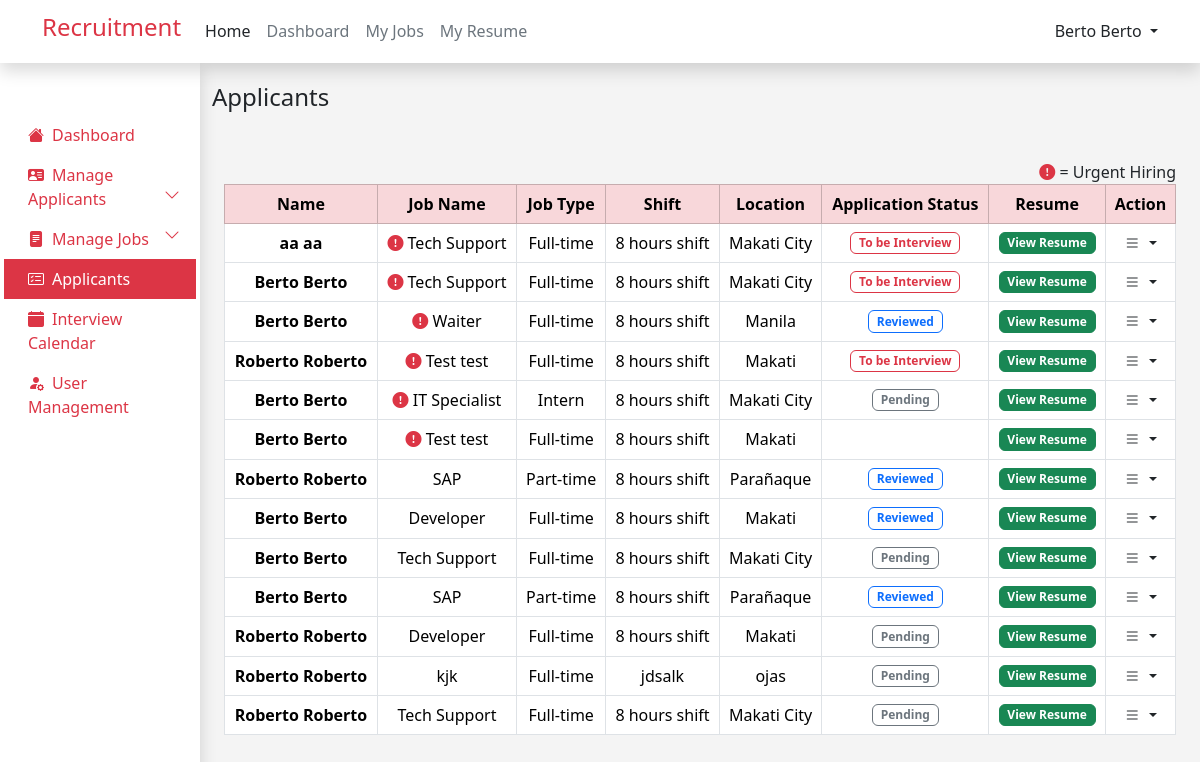
/admin/applicants.php (signed in), run on an earlier commit of the app's database.
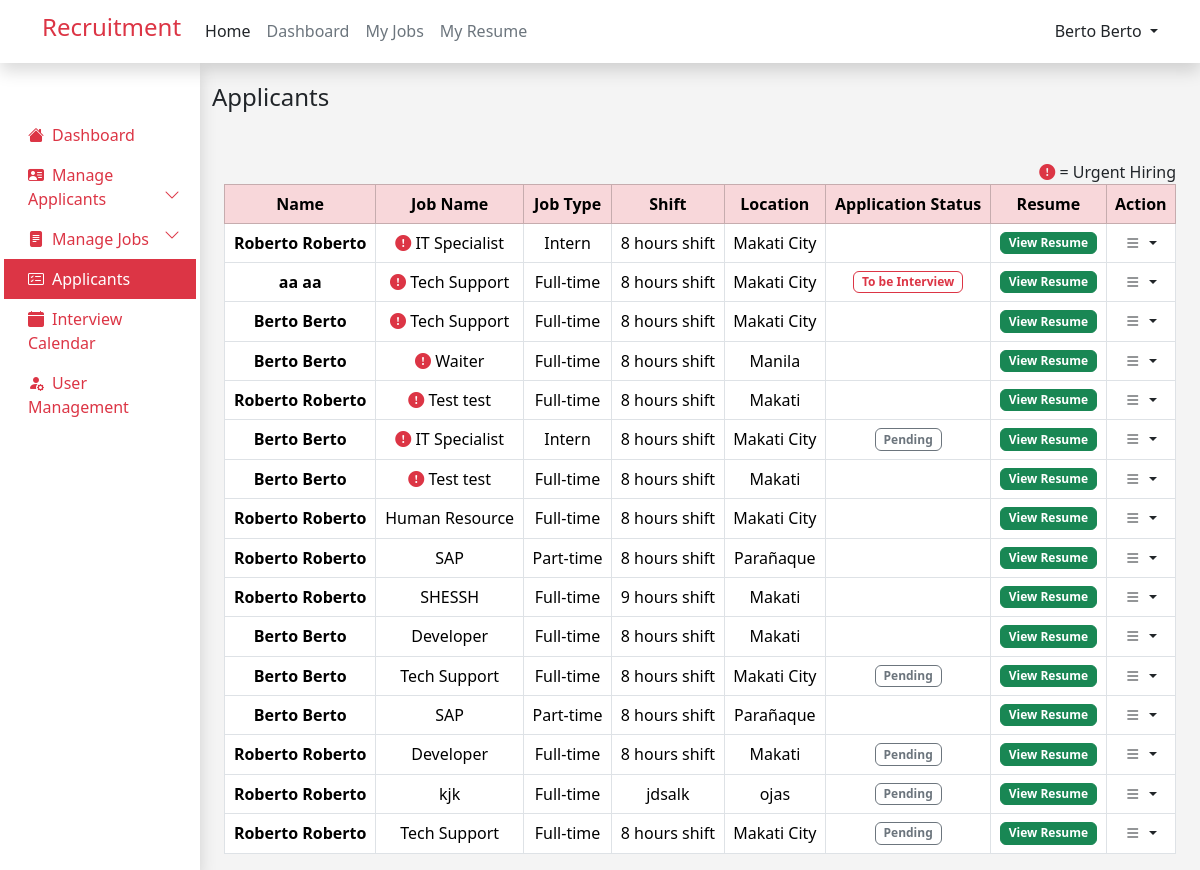
And on a later commit of the database.
### tables this page shows
CREATE TABLE `job_applicants` (
  `id` int(12) NOT NULL,
  `user_id` int(12) NOT NULL,
  `job_id` int(12) NOT NULL,
  `application_status` varchar(255) NOT NULL,
  `interview_date` datetime DEFAULT NULL
);

CREATE TABLE `user` (
  `id` int(11) NOT NULL,
  `first_name` varchar(255) NOT NULL,
  `last_name` varchar(255) NOT NULL,
  `email` varchar(255) NOT NULL,
  `password` varchar(255) NOT NULL,
  `role` varchar(255) NOT NULL,
  `resume` varchar(255) NOT NULL,
  `branch` varchar(255) NOT NULL
);

CREATE TABLE `jobs` (
  `id` int(12) NOT NULL,
  `job_name` varchar(255) NOT NULL,
  `salary` int(12) NOT NULL,
  `job_type` varchar(255) NOT NULL,
  `shift_and_schedule` varchar(255) NOT NULL,
  `location` varchar(255) NOT NULL,
  `job_description` text NOT NULL,
  `benefits` text NOT NULL,
  `priority` varchar(255) NOT NULL,
  `department` varchar(255) NOT NULL,
  `created_at` timestamp NOT NULL DEFAULT current_timestamp() ON UPDATE current_timestamp()
);

### admin/applicants.php (the view, shortened to what this page needs)
<?php
include ('../admin/admin_header.php');
include ('../dbconn.php');
$query =
    "SELECT job_applicants.*, jobs.job_name, jobs.job_type, jobs.shift_and_schedule, jobs.location, jobs.priority, user.first_name, user.last_name, user.resume
    FROM ((job_applicants
    INNER JOIN jobs ON job_applicants.job_id = jobs.id)
    INNER JOIN user ON job_applicants.user_id = user.id)
    WHERE job_applicants.application_status != 'Not Selected' AND job_applicants.application_status != 'Selected'
    ORDER BY CASE WHEN jobs.priority = 'Urgent Hiring' THEN 0 ELSE 1 END";
$result = mysqli_query($conn, $query);
?>
<!DOCTYPE html>
<html lang="en">
<head>
</head>
<body style="background-color: #F4F4F4; ">
    <div class="container-fluid">
        <div class="row">
            <div class="col-md-2 col-lg-3 col-xl-2 bg-white  p-0 m-0 d-lg-block shadow" style="min-height: 91vh;">
                <?php include ("../admin/admin_sidebar.php"); ?>
            </div>
            <div class="col-md-10 col-lg-9 col-xl-10  mt-3">
                <h4 class=" mt-1 mb-5 ">Applicants</h4>
                <div class="container-fluid table-responsive">
                    <span class="float-end">
                        <i class="bi bi-exclamation-circle-fill text-danger"></i> = Urgent
                        Hiring
                    </span>
                    <table class="table text-center table-hover table-bordered">
                        <thead class="table-danger">
                            <tr>
                                <th>Name</th>
                                <th>Job Name</th>
                                <th>Job Type</th>
                                <th>Shift</th>
                                <th>Location</th>
                                <th>Application Status</th>
                                <th>Resume</th>
                                <th>Action</th>
                            </tr>
                        </thead>
                        <tbody>
                            <?php
                            while ($row = mysqli_fetch_assoc($result)) {
                                ?>
                                <tr>
                                    <th>
                                        <?php echo $row['first_name'] . ' ' . $row['first_name']; ?>
                                    </th>
                                    <td>
                                        <?php
                                        if ($row['priority'] == 'Urgent Hiring') {
                                            ?>
                                            <i class="bi bi-exclamation-circle-fill text-danger"></i>
                                            <?php
                                            echo $row['job_name'];
                                        } else {
                                            echo $row['job_name'];
                                        }
                                        ?>
                                    </td>
                                    <td>
                                        <?php echo $row['job_type']; ?>
                                    </td>
                                    <td>
                                        <?php echo $row['shift_and_schedule']; ?>
                                    </td>
                                    <td>
                                        <?php echo $row['location']; ?>
                                    </td>
                                    <td>
                                        <?php
                                        if ($row['application_status'] == 'Pending') {
                                            ?>
                                            <span class="badge border border-secondary text-secondary">
                                                Pending
                                            </span>
                                            <?php
                                        } elseif ($row['application_status'] == 'Reviewed') {
                                            ?>
                                            <span class="badge border border-primary text-primary">
                                                Reviewed
                                            </span>
                                            <?php
                                        } elseif ($row['application_status'] == 'Interview') {
                                            ?>
                                            <span class="badge border border-danger text-danger"">
                                                To be Interview
                                            </span>
                                            <?php
                                        }
                                        ?>
                                    </td>
                                    <td>
                                        <a href=" /recruitment/resume/<?php echo $row['resume']; ?>" target="_blank"
                                            class="text-decoration-none btn btn-success badge view-resume"
                                            data-application-id="<?php echo $row['id']; ?>">
                                            View Resume
                                            </a>
                                    </td>
                                    <td>
                                        <a href="#" class="d-block text-dark text-decoration-none dropdown-toggle"
                                            id="dropdownUser2" data-bs-toggle="dropdown" aria-expanded="false">
                                            <i class="bi bi-list"></i>
                                        </a>
                                    </td>
                                </tr>
                                <?php
                            }
                            ?>
                        </tbody>
                    </table>
                </div>
            </div>
        </div>
    </div>
</body>
</html>

### admin/admin_header.php (shortened to what this page needs)
<html lang="en">
<head>
    <link href="https://cdn.jsdelivr.net/npm/bootstrap@5.3.3/dist/css/bootstrap.min.css" rel="stylesheet"
>
    <link rel="stylesheet" href="https://cdn.jsdelivr.net/npm/bootstrap-icons@1.10.5/font/bootstrap-icons.css">
    <link href="https://cdn.jsdelivr.net/npm/summernote@0.8.18/dist/summernote.min.css" rel="stylesheet">
    <link href="https://cdn.jsdelivr.net/npm/summernote@0.8.18/dist/summernote-lite.min.css" rel="stylesheet">
    <link rel="stylesheet" href="../style.css">
</head>
<body>
    <nav class="navbar navbar-expand-lg shadow bg-white">
        <div class="container">
            <a href="/recruitment" class="navbar-brand text-danger">
                <h4>Recruitment</h4>
            </a>
            <div class="collapse navbar-collapse justify-content-lg-start" id="navbarNav">
                <ul class="navbar-nav me-lg-auto mb-2 justify-content-center mb-md-0">
                    <li class="nav-item">
                        <a href="/recruitment"
                            class="nav-link link-dark <?php echo ($_SERVER['REQUEST_URI'] == '/recruitment' || $_SERVER['REQUEST_URI'] == '/recruitment/' || $_SERVER['REQUEST_URI'] == '/recruitment/index.php') ? 'text-dark fw-bold' : 'text-dark'; ?>">
                            Home
                        </a>
                    </li>
                    <?php
                    if (isset ($_SESSION['user_role']) && $_SESSION['user_role'] == 'admin') {
                        $adminDashboardUrl = "/recruitment/admin/home.php";
                        $href = $adminDashboardUrl;
                        $isActive = ($_SERVER['REQUEST_URI'] == $adminDashboardUrl || $_SERVER['REQUEST_URI'] == $adminDashboardUrl . '/') ? ' text-dark fw-bold' : ' text-secondary';
                        echo '
                        <li class="nav-item">
                            <a href="' . $href . '" class="nav-link  link-dark ' . $isActive . '">
                                Dashboard
                            </a>
                        </li>
                        ';
                    }
                    if (isset ($_SESSION['user_id'])) {
                        echo '
                        <li class="nav-item">
                            <a href="/recruitment/my_jobs.php?status=Pending" class="nav-link link-dark  '
                            . ($_SERVER['REQUEST_URI'] == '/recruitment/my_jobs.php?status=Pending' || $_SERVER['REQUEST_URI'] == '/recruitment/my_jobs.php?status=Pending/' ||
                                $_SERVER['REQUEST_URI'] == '/recruitment/my_jobs.php?status=Reviewed' || $_SERVER['REQUEST_URI'] == '/recruitment/my_jobs.php?status=Reviewed/' ||
                                $_SERVER['REQUEST_URI'] == '/recruitment/my_jobs.php?status=Interview' || $_SERVER['REQUEST_URI'] == '/recruitment/my_jobs.php?status=Interview/' ||
                                $_SERVER['REQUEST_URI'] == '/recruitment/my_jobs.php?status=Result' || $_SERVER['REQUEST_URI'] == '/recruitment/my_jobs.php?status=Result/' ? 'text-dark fw-bold' : 'text-secondary') . '">
                                My Jobs
                            </a>
                        </li>
                        <li class="nav-item">
                            <a href="/recruitment/my_resume.php" class="nav-link link-dark ' . ($_SERVER['REQUEST_URI'] == '/recruitment/upload_resume.php' || $_SERVER['REQUEST_URI'] == '/recruitment/upload_resume.php/' ? 'text-dark fw-bold' : 'text-secondary') . '">
                                My Resume
                            </a>
                        </li>
                        ';
                    }
                    ?>
                </ul>
                <div class="navbar-text text-end">
                    <?php
                    if (isset ($_SESSION["user_id"])) {
                        $user = $_SESSION["user_name"];
                        echo '
                            <div class="row">
                                <div class="col-sm-1 dropdown d-flex justify-content-start">
                                    <a href="#" class="d-block link-danger text-decoration-none dropdown-toggle text-dark" id="dropdownUser2"
                                        data-bs-toggle="dropdown" aria-expanded="false">
                                        ' . $user . '
                                    </a>
                                    <ul class="dropdown-menu text-small shadow" aria-labelledby="dropdownUser2">
                                        <li><a class="dropdown-item" href="/recruitment/profile.php"><i class="bi bi-person-circle"></i> Profile</a></li>
                                        <li>
                                            <hr class="dropdown-divider">
                                        </li>
                                        <li><a class="dropdown-item" href="/recruitment/logout.php"><i class="bi bi-box-arrow-right"></i> Sign out</i></a></li>
                                    </ul>
                                </div>
                            </div>
                        ';
                    } else {
                        echo '
                            <a href="login.php" class="btn btn-outline-danger me-2" style="border-radius: 0;">Login</a>
                            <a href="register.php" class="btn btn-danger" style="border-radius: 0;">Sign-up</a>
                        ';
                    }
                    ?>
                </div>
            </div>
        </div>
    </nav>
</body>
</html>

### admin/admin_sidebar.php (shortened to what this page needs)
<div class="accordion p-1" id="accordionExample">
    <ul class="nav flex-column mt-5">
        <li>
            <a href="../admin/home.php"
                class="nav-link p-2 ps-4 <?php echo ($_SERVER['REQUEST_URI'] == '/recruitment/admin/home.php' || $_SERVER['REQUEST_URI'] == '/recruitment/admin/home.php/') ? 'border-end border-danger border-5 bg-danger text-white' : 'text-danger'; ?>">
                <i class="bi bi-house-fill me-2"></i>Dashboard
            </a>
        </li>
        <li>
            <a href="#"
                class="nav-link  bg-opacity-25 p-2 ps-4 text-danger <?php echo ($_SERVER['REQUEST_URI'] == '/recruitment/admin/pooling_applicant.php' || $_SERVER['REQUEST_URI'] == '/recruitment/admin/shortlisted_applicant.php' || $_SERVER['REQUEST_URI'] == '/recruitment/admin/identified_applicant.php') ? 'bg-danger' : ''; ?>"
                data-bs-toggle="collapse" data-bs-target="#manageApplicantCollapse" aria-expanded="true">
                <i class="bi bi-person-vcard-fill me-2"></i>Manage Applicants<i
                    class="bi bi-chevron-down me-2 float-end"></i>
            </a>
        </li>
        <li>
            <a href="#"
                class="nav-link  bg-opacity-25 p-2 ps-4 text-danger <?php echo ($_SERVER['REQUEST_URI'] == '/recruitment/admin/add_job.php' || $_SERVER['REQUEST_URI'] == '/recruitment/admin/jobs_list.php') ? 'bg-danger' : ''; ?>"
                data-bs-toggle="collapse" data-bs-target="#manageJobsCollapse" aria-expanded="true">
                <i class="bi bi-file-text-fill me-2"></i>Manage Jobs<i class="bi bi-chevron-down me-2 float-end"></i>
            </a>
        </li>
        <li>
            <a href="../admin/applicants.php"
                class="nav-link p-2 ps-4 <?php echo ($_SERVER['REQUEST_URI'] == '/recruitment/admin/applicants.php' || $_SERVER['REQUEST_URI'] == '/recruitment/admin/applicants.php/') ? 'border-end border-danger border-5 bg-danger text-white' : 'text-danger'; ?>">
                <i class="bi bi-card-checklist me-2"></i>Applicants
            </a>
        </li>
        <li>
            <a href="../admin/interview_calendar.php"
                class="nav-link p-2 ps-4 <?php echo ($_SERVER['REQUEST_URI'] == '/recruitment/admin/interview_calendar.php' || $_SERVER['REQUEST_URI'] == '/recruitment/admin/interview_calendar.php/') ? 'border-end border-danger border-5 bg-danger text-white' : 'text-danger'; ?>">
                <i class="bi bi-calendar-fill me-2"></i>Interview Calendar
            </a>
        </li>
        <li>
            <a href="../admin/manage_user.php"
                class="nav-link p-2 ps-4 <?php echo ($_SERVER['REQUEST_URI'] == '/recruitment/admin/manage_user.php' || $_SERVER['REQUEST_URI'] == '/recruitment/admin/manage_user.php/') ? 'border-end border-danger border-5 bg-danger text-white' : 'text-danger'; ?>">
                <i class="bi bi-person-fill-gear me-2"></i>User Management
            </a>
        </li>
    </ul>
</div>

What changed in the data, as far as the page shows it:
now on this page (row edited): job_applicants: user.first_name "Roberto", job.job_name "IT Specialist", job.job_type "Intern", job.shift_and_schedule "8 hours shift", job.location "Makati City"
changed job_applicants (number 3 of 16 on the later page): no longer shows "To be Interview"
changed job_applicants "Waiter": no longer shows "Reviewed"
changed job_applicants (number 5 of 16 on the later page): no longer shows "To be Interview"
now on this page (row edited): job_applicants: user.first_name "Roberto", job.job_name "Human Resource", job.job_type "Full-time", job.shift_and_schedule "8 hours shift", job.location "Makati City"
changed job_applicants (number 9 of 16 on the later page): no longer shows "Reviewed"
now on this page (row edited): job_applicants: user.first_name "Roberto", job.job_name "SHESSH", job.job_type "Full-time", job.shift_and_schedule "9 hours shift", job.location "Makati"
changed job_applicants (number 11 of 16 on the later page): no longer shows "Reviewed"
changed job_applicants (number 13 of 16 on the later page): no longer shows "Reviewed"
